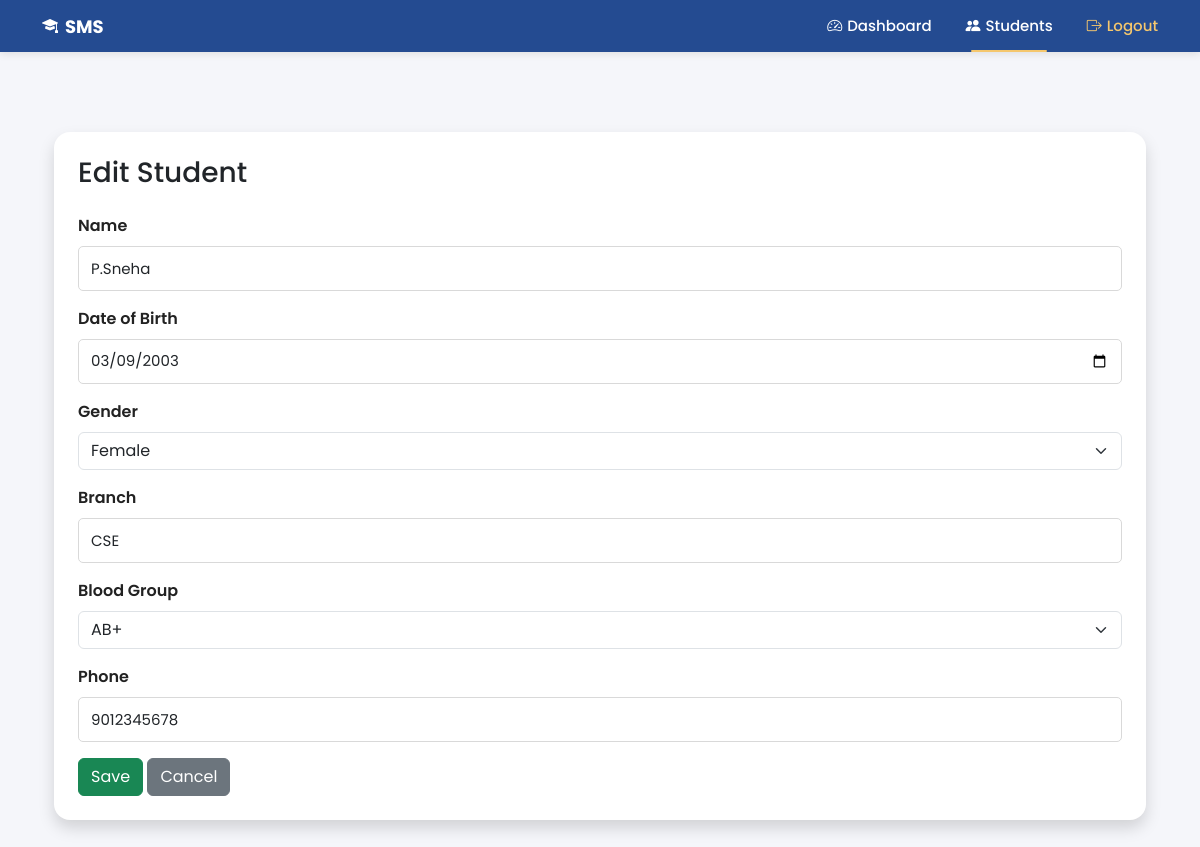
Page /edit/4/ on the committed database.
### students_app/models.py (models this page shows, shortened)
class Student(models.Model):
    GENDER_CHOICES = [
        ('Male', 'Male'),
        ('Female', 'Female'),
    ]
    BLOOD_GROUP_CHOICES = [
        ('A+', 'A+'),
        ('A-', 'A-'),
        ('B+', 'B+'),
        ('B-', 'B-'),
        ('AB+', 'AB+'),
        ('AB-', 'AB-'),
        ('O+', 'O+'),
        ('O-', 'O-'),
    ]
    name = models.CharField(max_length=100)
    dob = models.DateField(null=True, blank=True)
    gender = models.CharField(max_length=10, choices=GENDER_CHOICES)
    branch = models.CharField(max_length=100)
    blood_group = models.CharField(max_length=5, choices=BLOOD_GROUP_CHOICES)
    phone = models.CharField(max_length=10)

### students_app/views.py (the view)
# urls.py: path('edit/<int:pk>/', views.edit_student, name='edit_student'),
def edit_student(request, pk):
    student = get_object_or_404(Student, pk=pk)
    if request.method == 'POST':
        form = StudentForm(request.POST, instance=student)
        if form.is_valid():
            form.save()
            return redirect('students_app:student_list')
    else:
        form = StudentForm(instance=student)
    return render(request, 'students_app/student_form.html', {'form': form, 'title': 'Edit Student'})

### students_app/forms.py (shortened to what this page needs)
class StudentForm(forms.ModelForm):
    class Meta:
        model = Student
        fields = ['name', 'dob', 'gender', 'branch', 'blood_group', 'phone']
        widgets = {
            'name': forms.TextInput(attrs={
                'class': 'form-control',
                'placeholder': 'Enter full name'
            }),
            'dob': forms.DateInput(attrs={
                'class': 'form-control',
                'type': 'date'
            }),
            'gender': forms.Select(attrs={
                'class': 'form-select'
            }),
            'branch': forms.TextInput(attrs={
                'class': 'form-control',
                'placeholder': 'Enter branch'
            }),
            'blood_group': forms.Select(attrs={
                'class': 'form-select'
            }),
            'phone': forms.TextInput(attrs={
                'class': 'form-control',
                'placeholder': 'Enter 10-digit phone number',
                'maxlength': '10'
            }),
        }

### students_app/templates/students_app/student_form.html (shortened to what this page needs)
{% extends 'students_app/base.html' %}
{% block content %}
<div class="container mt-5">
    <div class="card shadow p-4 rounded-4">
        <h3 class="mb-4">{{ title }}</h3>
        <form method="post">
            <div class="mb-3">
                <label class="form-label">Name</label>
                {{ form.name }}
            </div>
            <div class="mb-3">
                <label class="form-label">Date of Birth</label>
                {{ form.dob }}
            </div>
            <div class="mb-3">
                <label class="form-label">Gender</label>
                {{ form.gender }}
            </div>
            <div class="mb-3">
                <label class="form-label">Branch</label>
                {{ form.branch }}
            </div>
            <div class="mb-3">
                <label class="form-label">Blood Group</label>
                {{ form.blood_group }}
            </div>
            <div class="mb-3">
                <label class="form-label">Phone</label>
                {{ form.phone }}
            </div>
            <button type="submit" class="btn btn-success">Save</button>
            <a href="{% url 'students_app:student_list' %}" class="btn btn-secondary">Cancel</a>
        </form>
    </div>
</div>
{% endblock %}

### students_app/templates/students_app/base.html (style rules this page uses)
* { margin:0; padding:0; box-sizing:border-box; }
body { background:#f5f6fa; font-family:'Poppins',sans-serif; overflow-x:hidden; }
.card { border:none; border-radius:18px; box-shadow:0 3px 15px rgba(0,0,0,0.06); }
.form-label { font-weight:600; color:#222; margin-bottom:8px; }
.form-control { height:45px; border-radius:5px; border:1px solid #d9d9d9; font-size:15px; box-shadow:none !important; }

### rows in the picture
Student: name "P.Sneha", dob "03/09/2003", gender "Female", branch "CSE", blood_group "AB+", phone "9012345678"

### other values in the picture
{{ title }} "Edit Student"
